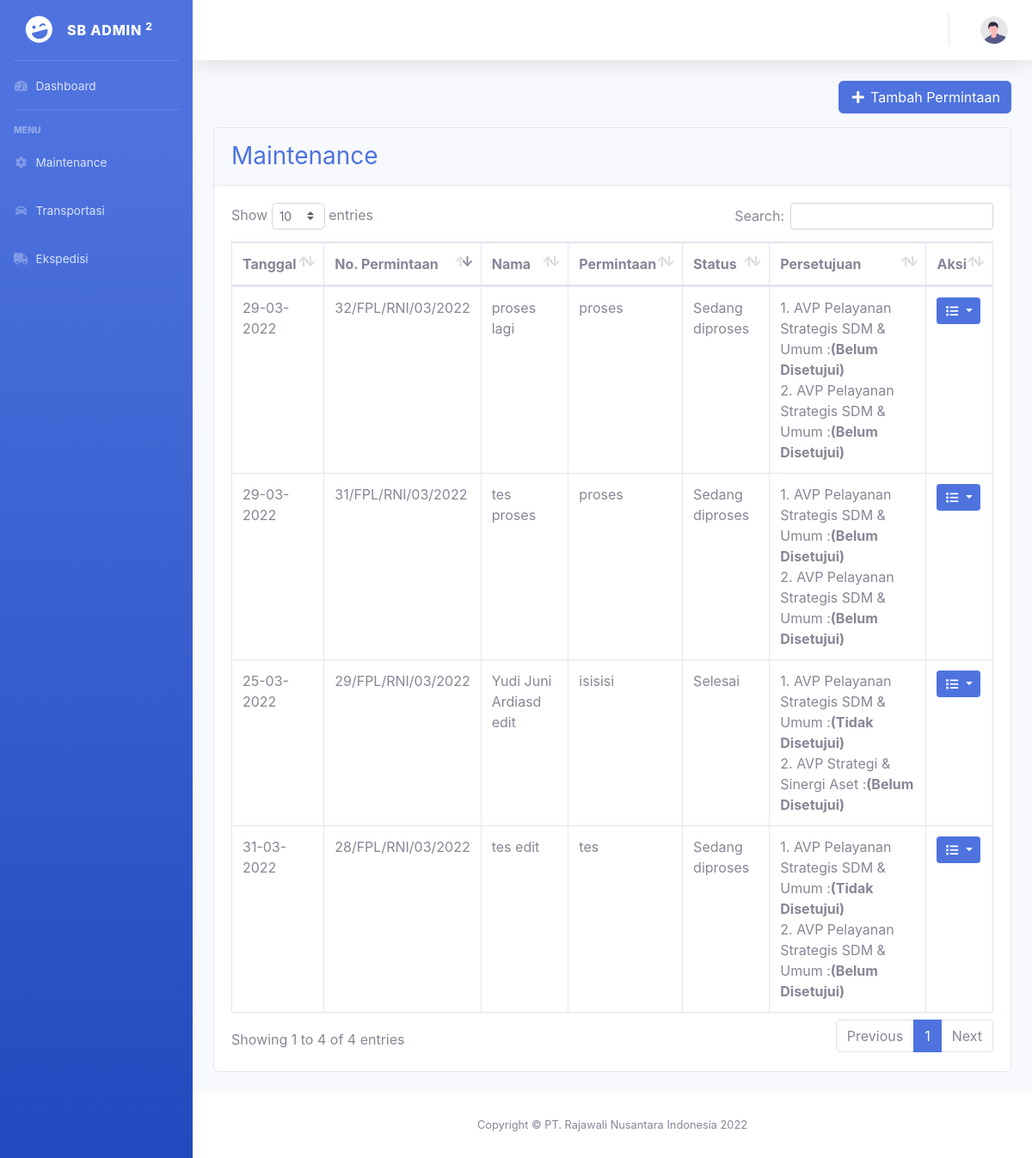
The app's page /index.php/admin/pMaintenance, older data.
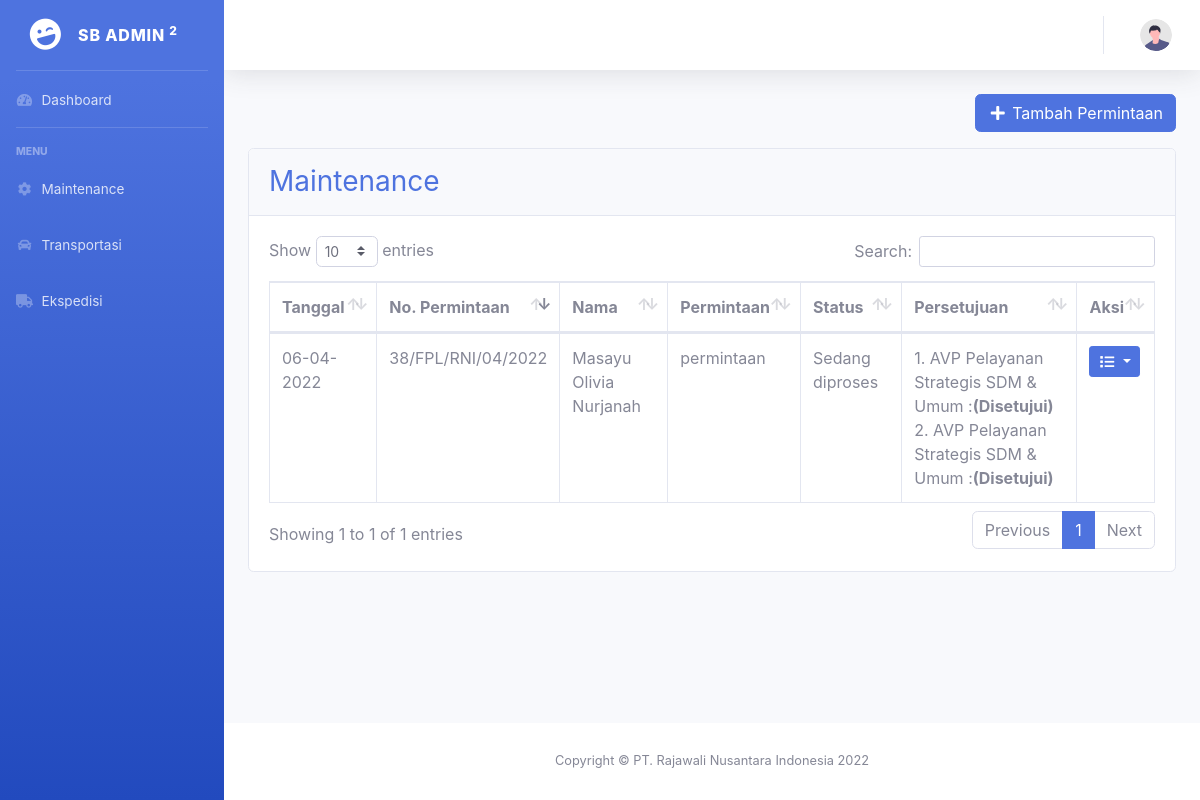
The same page, newer data.
### tables this page shows
CREATE TABLE `maintenance` (
  `id` int(11) NOT NULL,
  `nama` varchar(255) NOT NULL,
  `divisi` varchar(100) NOT NULL,
  `permintaan` varchar(255) NOT NULL,
  `keterangan` varchar(255) NOT NULL,
  `status` varchar(100) NOT NULL,
  `tanggal` date NOT NULL,
  `pemeriksa` varchar(100) NOT NULL,
  `file` varchar(255) NOT NULL,
  `user_id` int(11) NOT NULL,
  `ttd_avp` varchar(50) NOT NULL,
  `ttd_pemeriksa` varchar(50) NOT NULL
);

### application/controllers/Admin.php (called while the page is built, shortened)
<?php
class Admin extends CI_Controller
{
    var $role_id, $role;
    public function __construct()
    {
        $this->load->model('Maintenance_model');
        $this->load->model('Ekspedisi_model');
        $this->load->model('Approval_model');
        $this->load->model('User_model');
        $this->load->model('Transportasi_model');
        $this->role_id = $this->session->userdata('role_id');
        if ($this->role_id == 1) {
            $this->role = 'admin';
        } elseif ($this->role == 2) {
            $this->role = 'pemeriksa';
        } elseif ($this->role == 3) {
            $this->role = 'staff';
        } else {
            $this->role = 'umum';
        }
    }
    public function pMaintenance()
    {
        $data['title'] = "Maintenance";
        $data['data'] = $this->Maintenance_model->select('maintenance');
        $data['role_id'] = $this->role_id;
        $data['role'] = $this->role;
        $data['user'] = $this->db->get_where('user', ['nip' => $this->session->userdata('nip')])->row_array();
        $this->load->view('templates/header', $data);
        $this->load->view('templates/sidebar', $data);
        $this->load->view('templates/topbar', $data);
        $this->load->view('permintaan/maintenance', $data);
        $this->load->view('templates/footer');
    }
}

### index.php (called while the page is built, shortened)
<?php
require_once BASEPATH.'core/CodeIgniter.php';

### application/models/Maintenance_model.php (called while the page is built, shortened)
<?php
class Maintenance_model extends CI_Model
{
    public function select($table)
    {
        return $this->db->get("$table")->result_array();
    }
}

### application/views/permintaan/maintenance.php (the view, shortened to what this page needs)
<div class="container-fluid">
    <div class="row">
        <div class="col-sm-4">
        </div>
        <div class="col my-auto">
            <a class="float-right btn btn btn-primary mb-3" type="button" href="<?= base_url("$role/mTambah") ?>">
                <i class="fas fa-fw fa-plus"></i> Tambah Permintaan
            </a>
        </div>
    </div>
    <div class="card mb-4">
        <div class="card-header py-3">
            <h3 class="m-0 text-primary">Maintenance</h3>
        </div>
        <div class="card-body">
            <div class="table-responsive">
                <table class="table table-bordered" id="maintenance" width="100%" cellspacing="0">
                    <thead>
                        <tr>
                            <th>Tanggal</th>
                            <th>No. Permintaan</th>
                            <th>Nama</th>
                            <th>Permintaan</th>
                            <th>Status</th>
                            <th>Persetujuan</th>
                            <th>Aksi</th>
                        </tr>
                    </thead>
                    <tbody>
                        <?php
                        foreach ($data as $row) {
                            $tanggal = date_create($row['tanggal']);
                        ?>
                            <tr>
                                <td><?= date_format($tanggal, "d-m-Y") ?></td>
                                <td><?= $row['id'] ?>/FPL/RNI/<?= date_format($tanggal, "m/Y") ?></td>
                                <td><?= $row['nama'] ?></td>
                                <td><?= $row['permintaan'] ?></td>
                                <td><?= $row['status'] ?></td>
                                <td>
                                    1. AVP Pelayanan Strategis SDM & Umum :<b>(<?= $row['ttd_avp'] ?>)</b>
                                    <br>
                                    2. <?= $row['pemeriksa'] ?> :<b>(<?= $row['ttd_pemeriksa'] ?>)</b>
                                </td>
                                <td>
                                    <div class="dropdown">
                                        <button class="btn btn-primary btn-sm dropdown-toggle" type="button" id="aksi" data-toggle="dropdown" aria-expanded="false">
                                            <i class="fas fa-fw fa-list"></i>
                                        </button>
                                    </div>
                                </td>
                            </tr>
                        <?php
                        }
                        ?>
                    </tbody>
                </table>
            </div>
        </div>
    </div>
</div>
</div>

### application/views/templates/header.php (shortened to what this page needs)
<!DOCTYPE html>
<html lang="en">
<head>
    <link href="<?= base_url('assets/'); ?>vendor/fontawesome-free/css/all.min.css" rel="stylesheet" type="text/css">
    <link href="<?= base_url('assets/'); ?>css/sb-admin-2.min.css" rel="stylesheet">
    <link href="<?= base_url('assets/'); ?>vendor/datatables/dataTables.bootstrap4.min.css" rel="stylesheet">
    <link rel="stylesheet" href="<?= base_url('assets/') ?>css/mystyle.css">
</head>
<body id="page-top">
    <div id="wrapper">

### application/views/templates/sidebar.php (shortened to what this page needs)
<ul class="navbar-nav bg-gradient-primary sidebar sidebar-dark accordion none-print" id="accordionSidebar">
    <a class="sidebar-brand d-flex align-items-center justify-content-center" href="index.html">
        <div class="sidebar-brand-icon rotate-n-15">
            <i class="fas fa-laugh-wink"></i>
        </div>
        <div class="sidebar-brand-text mx-3">SB Admin <sup>2</sup></div>
    </a>
    <hr class="sidebar-divider my-0">
    <?php
    if($role_id == 1){
    ?>
    <li class="nav-item">
        <a class="nav-link" href="<?= base_url('admin') ?>">
            <i class="fas fa-fw fa-tachometer-alt"></i>
            <span>Dashboard</span></a>
    </li>
    <hr class="sidebar-divider">
    <div class="sidebar-heading">
        Menu
    </div>
    <li class="nav-item">
        <a class="nav-link collapsed" href="#" data-toggle="collapse" data-target="#permintaan"
            aria-expanded="true" aria-controls="collapseTwo">
            <i class="fas fa-fw fa-cog"></i>
            <span>Permintaan</span>
        </a>
        <div id="permintaan" class="collapse" aria-labelledby="headingTwo" data-parent="#accordionSidebar">
            <div class="bg-white py-2 collapse-inner rounded">
                <a class="collapse-item" href="<?= base_url('admin/pMaintenance') ?>">Maintenance</a>
                <a class="collapse-item" href="<?= base_url('admin/pTransportasi') ?>">Transportasi</a>
                <a class="collapse-item" href="<?= base_url('admin/pEkspedisi') ?>">Ekspedisi</a>
            </div>
        </div>
    </li>
    <li class="nav-item">
        <a class="nav-link collapsed" href="#" data-toggle="collapse" data-target="#rekap"
            aria-expanded="true" aria-controls="collapseTwo">
            <i class="fas fa-fw fa-file"></i>
            <span>Rekapitulasi</span>
        </a>
        <div id="rekap" class="collapse" aria-labelledby="headingTwo" data-parent="#accordionSidebar">
            <div class="bg-white py-2 collapse-inner rounded">
                <a class="collapse-item" href="<?= base_url('admin/rMaintenance')?>">Maintenance</a>
                <a class="collapse-item" href="<?= base_url('admin/rTransportasi') ?>">Transportasi</a>
                <a class="collapse-item" href="<?= base_url('admin/rEkspedisi') ?>">Ekspedisi</a>
            </div>
        </div>
    </li>
    <hr class="sidebar-divider">
    <div class="sidebar-heading">
        Manajemen
    </div>
    <li class="nav-item">
        <a class="nav-link" href="<?= base_url('admin/mUser')?>">
            <i class="fas fa-fw fa-user"></i>
            <span>Users</span></a>
    </li>
    <li class="nav-item">
        <a class="nav-link" href="<?= base_url('admin/mMobil')?>">
            <i class="fas fa-fw fa-car"></i>
            <span>Mobil</span></a>
    </li>
    <?php
    }else{
    ?>
    <li class="nav-item">
        <a class="nav-link" href="<?= base_url('umum') ?>">
            <i class="fas fa-fw fa-tachometer-alt"></i>
            <span>Dashboard</span></a>
    </li>
    <hr class="sidebar-divider">
    <div class="sidebar-heading">
        Menu
    </div>
    <li class="nav-item">
        <a class="nav-link" href="<?= base_url('umum/pMaintenance') ?>">
            <i class="fas fa-fw fa-cog"></i>
            <span>Maintenance</span></a>
    </li>
    <li class="nav-item">
        <a class="nav-link" href="<?= base_url('umum/pTransportasi') ?>">
            <i class="fas fa-fw fa-car"></i>
            <span>Transportasi</span></a>
    </li>
    <li class="nav-item">
        <a class="nav-link" href="<?= base_url('umum/pEkspedisi') ?>">
            <i class="fas fa-fw fa-truck"></i>
            <span>Ekspedisi</span></a>
    </li>
    <?php
    }
    ?>
</ul>

### application/views/templates/topbar.php (shortened to what this page needs)
<div id="content-wrapper" class="d-flex flex-column">
    <div id="content">
        <nav class="navbar navbar-expand navbar-light bg-white topbar mb-4 static-top shadow">
            <ul class="navbar-nav ml-auto">
                <li class="nav-item dropdown no-arrow">
                    <a class="nav-link dropdown-toggle" href="#" id="userDropdown" role="button" data-toggle="dropdown" aria-haspopup="true" aria-expanded="false">
                        <img class="img-profile rounded-circle" src="<?= base_url('assets/') ?>img/undraw_profile.svg">
                    </a>
                </li>
            </ul>
        </nav>

### application/views/templates/footer.php (shortened to what this page needs)
<footer class="sticky-footer bg-white none-print">
    <div class="container my-auto">
        <div class="copyright text-center my-auto">
            <span>Copyright &copy; PT. Rajawali Nusantara Indonesia <?= date('Y') ?></span>
        </div>
    </div>
</footer>
</div>
</div>
</body>
</html>

Row changes from the older to the newer data that the page shows:
removed maintenance: tanggal "31-03-2022", id "28", tanggal "03/2022", nama "tes edit", permintaan "tes", status "Sedang diproses", ttd_avp "Tidak Disetujui", pemeriksa "AVP Pelayanan Strategis SDM & Umum", ttd_pemeriksa "Belum Disetujui"
removed maintenance: tanggal "25-03-2022", id "29", tanggal "03/2022", nama "Yudi Juni Ardiasd edit", permintaan "isisisi", status "Selesai", ttd_avp "Tidak Disetujui", pemeriksa "AVP Strategi & Sinergi Aset", ttd_pemeriksa "Belum Disetujui"
removed maintenance: tanggal "29-03-2022", id "31", tanggal "03/2022", nama "tes proses", permintaan "proses", status "Sedang diproses", ttd_avp "Belum Disetujui", pemeriksa "AVP Pelayanan Strategis SDM & Umum", ttd_pemeriksa "Belum Disetujui"
removed maintenance: tanggal "29-03-2022", id "32", tanggal "03/2022", nama "proses lagi", permintaan "proses", status "Sedang diproses", ttd_avp "Belum Disetujui", pemeriksa "AVP Pelayanan Strategis SDM & Umum", ttd_pemeriksa "Belum Disetujui"
added maintenance: tanggal "06-04-2022", id "38", tanggal "04/2022", nama "Masayu Olivia Nurjanah", permintaan "permintaan", status "Sedang diproses", ttd_avp "Disetujui", pemeriksa "AVP Pelayanan Strategis SDM & Umum", ttd_pemeriksa "Disetujui"
Text that changed along with them:
text written by a page script: "Show entries Search: Showing 1 to 4 of 4 entries Previous 1 Next" → "Show entries Search: Showing 1 to 1 of 1 entries Previous 1 Next"
